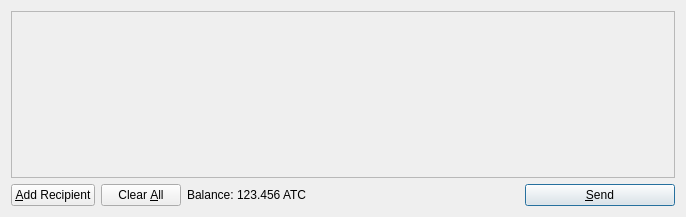
<?xml version="1.0" encoding="UTF-8"?>
<ui version="4.0">
 <class>SendCoinsDialog</class>
 <widget class="QDialog" name="SendCoinsDialog">
  <property name="geometry">
   <rect>
    <x>0</x>
    <y>0</y>
    <width>686</width>
    <height>217</height>
   </rect>
  </property>
  <property name="windowTitle">
   <string>Send Coins</string>
  </property>
  <layout class="QVBoxLayout" name="verticalLayout">
   <item>
    <widget class="QScrollArea" name="scrollArea">
     <property name="widgetResizable">
      <bool>true</bool>
     </property>
     <widget class="QWidget" name="scrollAreaWidgetContents">
      <property name="geometry">
       <rect>
        <x>0</x>
        <y>0</y>
        <width>666</width>
        <height>165</height>
       </rect>
      </property>
      <layout class="QVBoxLayout" name="verticalLayout_2">
       <property name="margin">
        <number>0</number>
       </property>
       <item>
        <layout class="QVBoxLayout" name="entries">
         <property name="spacing">
          <number>6</number>
         </property>
        </layout>
       </item>
       <item>
        <spacer name="verticalSpacer">
         <property name="orientation">
          <enum>Qt::Vertical</enum>
         </property>
         <property name="sizeHint" stdset="0">
          <size>
           <width>20</width>
           <height>40</height>
          </size>
         </property>
        </spacer>
       </item>
      </layout>
     </widget>
    </widget>
   </item>
   <item>
    <layout class="QHBoxLayout" name="horizontalLayout">
     <item>
      <widget class="QPushButton" name="addButton">
       <property name="toolTip">
        <string>Send to multiple recipients at once</string>
       </property>
       <property name="text">
        <string>&amp;Add Recipient</string>
       </property>
       <property name="icon">
        <iconset resource="../bitcoin.qrc">
         <normaloff>:/icons/add</normaloff>:/icons/add</iconset>
       </property>
       <property name="autoDefault">
        <bool>false</bool>
       </property>
      </widget>
     </item>
     <item>
      <widget class="QPushButton" name="clearButton">
       <property name="sizePolicy">
        <sizepolicy hsizetype="Minimum" vsizetype="Fixed">
         <horstretch>0</horstretch>
         <verstretch>0</verstretch>
        </sizepolicy>
       </property>
       <property name="toolTip">
        <string>Remove all transaction fields</string>
       </property>
       <property name="text">
        <string>Clear &amp;All</string>
       </property>
       <property name="icon">
        <iconset resource="../bitcoin.qrc">
         <normaloff>:/icons/remove</normaloff>:/icons/remove</iconset>
       </property>
       <property name="autoRepeatDelay">
        <number>300</number>
       </property>
       <property name="autoDefault">
        <bool>false</bool>
       </property>
      </widget>
     </item>
     <item>
      <layout class="QHBoxLayout" name="horizontalLayout_2">
       <property name="spacing">
        <number>3</number>
       </property>
       <item>
        <widget class="QLabel" name="label">
         <property name="text">
          <string>Balance:</string>
         </property>
        </widget>
       </item>
       <item>
        <widget class="QLabel" name="labelBalance">
         <property name="cursor">
          <cursorShape>IBeamCursor</cursorShape>
         </property>
         <property name="text">
          <string>123.456 ATC</string>
         </property>
         <property name="textInteractionFlags">
          <set>Qt::LinksAccessibleByMouse|Qt::TextSelectableByKeyboard|Qt::TextSelectableByMouse</set>
         </property>
        </widget>
       </item>
      </layout>
     </item>
     <item>
      <spacer name="horizontalSpacer">
       <property name="orientation">
        <enum>Qt::Horizontal</enum>
       </property>
       <property name="sizeHint" stdset="0">
        <size>
         <width>40</width>
         <height>20</height>
        </size>
       </property>
      </spacer>
     </item>
     <item>
      <widget class="QPushButton" name="sendButton">
       <property name="minimumSize">
        <size>
         <width>150</width>
         <height>0</height>
        </size>
       </property>
       <property name="toolTip">
        <string>Confirm the send action</string>
       </property>
       <property name="text">
        <string>&amp;Send</string>
       </property>
       <property name="icon">
        <iconset resource="../bitcoin.qrc">
         <normaloff>:/icons/send</normaloff>:/icons/send</iconset>
       </property>
       <property name="default">
        <bool>true</bool>
       </property>
      </widget>
     </item>
    </layout>
   </item>
  </layout>
 </widget>
 <resources>
  <include location="../bitcoin.qrc"/>
 </resources>
 <connections/>
</ui>
